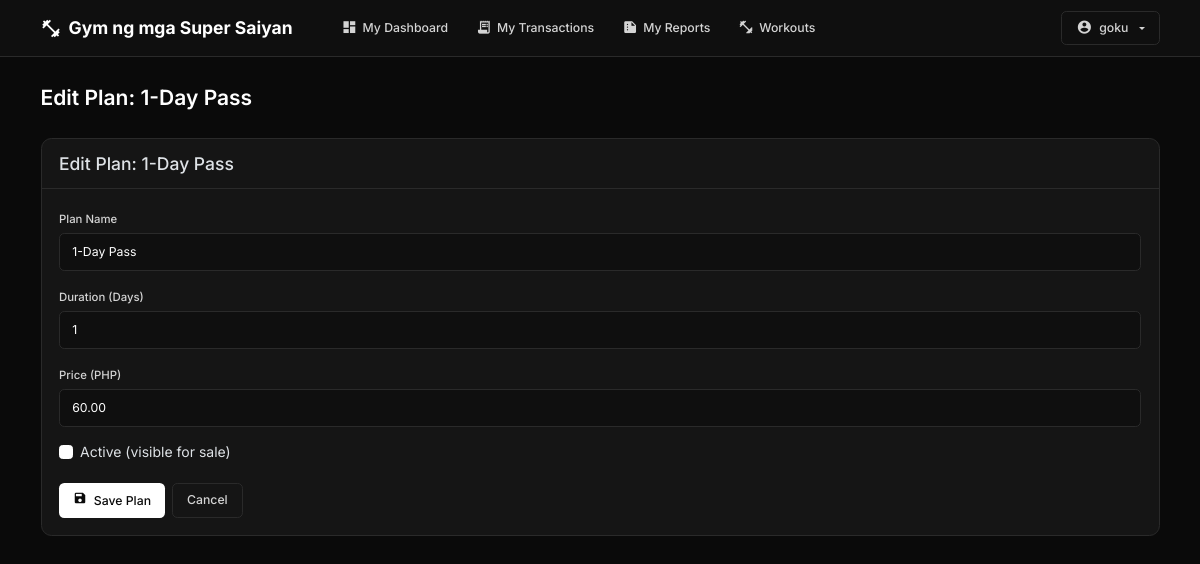
The app's page /plans/1/edit/ (signed in) with its own data.
### core/models.py (models this page shows, shortened)
class MembershipPlan(models.Model):
    name = models.CharField(max_length=100)
    duration_days = models.IntegerField()
    price = models.DecimalField(max_digits=10, decimal_places=2)
    is_active = models.BooleanField(default=True)
    created_at = models.DateTimeField(auto_now_add=True)
    class Meta:
        ordering = ['duration_days']

### core/views.py (the view)
# urls.py: path('plans/<int:pk>/edit/', views.plan_edit, name='plan_edit'),
@login_required
def plan_edit(request, pk):
    plan = get_object_or_404(MembershipPlan, pk=pk)
    if request.method == 'POST':
        form = MembershipPlanForm(request.POST, instance=plan)
        if form.is_valid():
            form.save()
            messages.success(request, 'Plan updated successfully!')
            return redirect('plans_list')
    else:
        form = MembershipPlanForm(instance=plan)
    context = {
        'plan': plan,
        'form': form,
        'page_title': f'Edit Plan: {plan.name}',
    }
    return render(request, 'pages/plan_edit.html', context)

### core/forms.py
class MembershipPlanForm(forms.ModelForm):
    class Meta:
        model = MembershipPlan
        fields = ['name', 'duration_days', 'price', 'is_active']
        widgets = {
            'name': forms.TextInput(attrs={
                'class': 'form-control',
                'placeholder': 'Enter plan name'
            }),
            'duration_days': forms.NumberInput(attrs={
                'class': 'form-control',
                'placeholder': 'Number of days',
                'min': 1
            }),
            'price': forms.NumberInput(attrs={
                'class': 'form-control',
                'placeholder': 'Price in PHP',
                'step': '0.01',
                'min': 0
            }),
            'is_active': forms.CheckboxInput(attrs={
                'class': 'form-check-input'
            }),
        }

### templates/pages/plan_edit.html
{% extends 'base.html' %}
{% block content %}
<div class="card">
    <div class="card-header">
        <h5 class="mb-0">Edit Plan: {{ plan.name }}</h5>
    </div>
    <div class="card-body">
        {% include 'organisms/plan_form.html' with form=form %}
    </div>
</div>
{% endblock %}

### templates/base.html (shortened to what this page needs)
<!DOCTYPE html>
<html lang="en" data-bs-theme="{% if user.settings %}{{ user.settings.theme }}{% elif user.member and user.member.profile %}{{ user.member.profile.theme }}{% else %}dark{% endif %}" class="{% if user.settings %}font-{{ user.settings.font_size }}{% elif user.member and user.member.profile %}font-{{ user.member.profile.font_size }}{% else %}font-medium{% endif %}">
<head>
    <link href="https://cdn.jsdelivr.net/npm/bootstrap@5.3.2/dist/css/bootstrap.min.css" rel="stylesheet">
</head>
<body>
    <nav class="navbar navbar-expand-lg sticky-top">
        <div class="container">
            <a class="navbar-brand" href="{% url 'dashboard' %}">
                <span class="material-icons">fitness_center</span>
                Gym ng mga Super Saiyan
            </a>
            <div class="collapse navbar-collapse" id="navbarNav">
                <ul class="navbar-nav me-auto ms-4">
                    {% if user.member %}
                    <li class="nav-item">
                        <a class="nav-link {% if request.resolver_match.url_name == 'customer_dashboard' %}active{% endif %}" href="{% url 'customer_dashboard' %}">
                            <span class="material-icons">dashboard</span>
                            My Dashboard
                        </a>
                    </li>
                    <li class="nav-item">
                        <a class="nav-link {% if request.resolver_match.url_name == 'customer_transactions' %}active{% endif %}" href="{% url 'customer_transactions' %}">
                            <span class="material-icons">receipt_long</span>
                            My Transactions
                        </a>
                    </li>
                    <li class="nav-item">
                        <a class="nav-link {% if request.resolver_match.url_name == 'customer_reports' %}active{% endif %}" href="{% url 'customer_reports' %}">
                            <span class="material-icons">summarize</span>
                            My Reports
                        </a>
                    </li>
                    <li class="nav-item">
                        <a class="nav-link {% if 'my-workouts' in request.path %}active{% endif %}" href="{% url 'workout_library' %}">
                            <span class="material-icons">fitness_center</span>
                            Workouts
                        </a>
                    </li>
                    {% endif %}
                </ul>
                <div class="dropdown">
                    <button class="btn btn-outline-light dropdown-toggle d-flex align-items-center gap-2" type="button" data-bs-toggle="dropdown">
                        <span class="material-icons" style="font-size: 1.125rem;">account_circle</span>
                        {{ user.username|default:"Admin" }}
                    </button>
                </div>
            </div>
        </div>
    </nav>
    <main class="main-content" id="main-content">
        <div class="container">
            <div class="page-header d-flex justify-content-between align-items-center">
                <h1>{{ page_title|default:"Dashboard" }}</h1>
            </div>
            {% block content %}{% endblock %}
        </div>
    </main>
    <link href="https://cdn.jsdelivr.net/npm/tom-select@2.3.1/dist/css/tom-select.bootstrap5.min.css" rel="stylesheet">
</body>
</html>

### templates/organisms/plan_form.html (shortened to what this page needs)
<form method="POST">
    {% include 'atoms/input.html' with field=form.name label="Plan Name" %}
    {% include 'atoms/input.html' with field=form.duration_days label="Duration (Days)" %}
    {% include 'atoms/input.html' with field=form.price label="Price (PHP)" %}
    <div class="form-check mb-3">
        {{ form.is_active }}
        <label class="form-check-label" for="{{ form.is_active.id_for_label }}">
            Active (visible for sale)
        </label>
    </div>
    <div class="d-flex gap-2 mt-4">
        {% include 'atoms/button.html' with text="Save Plan" type="primary" icon="save" name="create" %}
        <a href="{% url 'plans_list' %}" class="btn btn-outline-light">Cancel</a>
    </div>
</form>

### templates/atoms/input.html (shortened to what this page needs)
<div class="mb-3">
    {% if label %}
    <label for="{{ field.id_for_label }}" class="form-label">{{ label }}</label>
    {% endif %}
    {{ field }}
</div>

### templates/base.html (style rules this page uses)
:root { --bg-primary: #0a0a0a; --bg-secondary: #0f0f0f; --bg-card: #151515; --bg-hover: #1c1c1c; --border-color: #2a2a2a; --text-primary: #ffffff; --text-secondary: #d4d4d4; --text-muted: #888888; --accent: #ffffff; }
html.font-small { font-size: 14px; }
* { font-family: 'Inter', -apple-system, BlinkMacSystemFont, sans-serif; }
body { background: var(--bg-primary); color: var(--text-primary); min-height: 100vh; }
.navbar { background: var(--bg-secondary); border-bottom: 1px solid var(--border-color); padding: 0.75rem 0; }
.navbar-brand { font-weight: 700; font-size: 1.25rem; color: var(--text-primary) !important; display: flex; align-items: center; gap: 0.5rem; }
.navbar-brand .material-icons { font-size: 1.5rem; }
.nav-link { color: var(--text-secondary) !important; font-weight: 500; font-size: 0.875rem; padding: 0.5rem 1rem !important; border-radius: 0.375rem; transition: all 0.2s ease; display: flex; align-items: center; gap: 0.375rem; }
.nav-link .material-icons { font-size: 1.125rem; }
.main-content { padding: 2rem 0; min-height: calc(100vh - 60px); }
.page-header { margin-bottom: 2rem; }
.page-header h1 { font-weight: 600; font-size: 1.5rem; margin: 0; }
.card { background: var(--bg-card); border: 1px solid var(--border-color); border-radius: 0.75rem; transition: all 0.2s ease; }
.card-header { background: transparent; border-bottom: 1px solid var(--border-color); padding: 1rem 1.25rem; font-weight: 600; font-size: 0.875rem; }
.card-body { padding: 1.25rem; }
.btn { font-size: 0.875rem; font-weight: 500; padding: 0.5rem 1rem; border-radius: 0.375rem; transition: all 0.15s ease; }
.btn-outline-light { border-color: var(--border-color); color: var(--text-secondary); }
.form-control, .form-select { background: var(--bg-secondary); border: 1px solid var(--border-color); color: var(--text-primary); border-radius: 0.375rem; padding: 0.625rem 0.875rem; font-size: 0.875rem; transition: all 0.15s ease; }
.form-control::placeholder { color: var(--text-muted); }
.form-label { color: var(--text-secondary); font-weight: 500; font-size: 0.8125rem; margin-bottom: 0.375rem; }
.form-check-input { background-color: var(--bg-secondary); border-color: var(--border-color); }
.form-check-input:checked { background-color: var(--text-primary); border-color: var(--text-primary); }
a { color: var(--text-primary); text-decoration: none; transition: color 0.15s ease; }
.page-header h1 { font-size: clamp(1.25rem, 4vw, 1.5rem); }

### records on screen
MembershipPlan: name "1-Day Pass", duration_days "1", price "60.00", is_active "☑"

### other values on screen
{{ user.username|default:"Admin" }} "goku"
{{ page_title|default:"Dashboard" }} "Edit Plan: 1-Day Pass"
{{ label }} "Plan Name Duration (Days) Price (PHP)"
{{ text }} "Save Plan"
